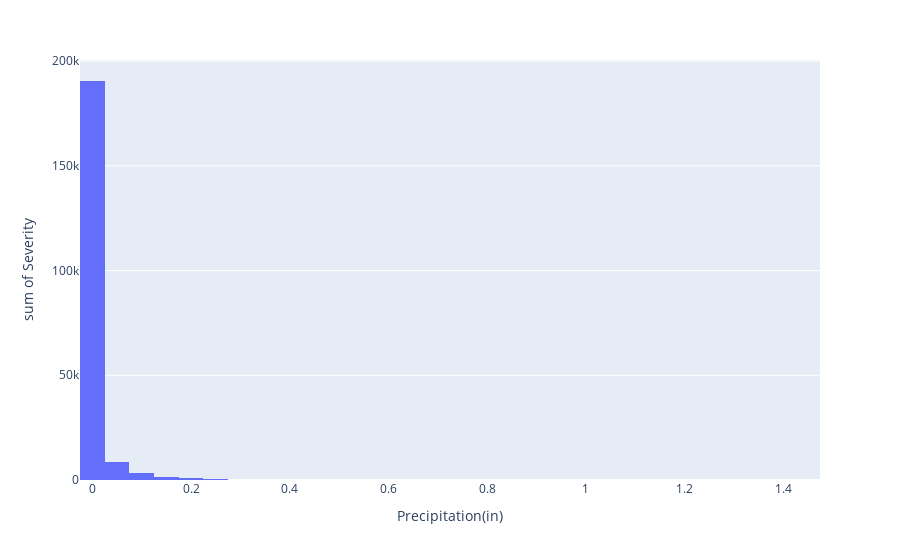

Notebook code cell kept with this figure:
### Code cell
px.histogram(top_precipitation_severties, top_precipitation_severties['Precipitation(in)'], top_precipitation_severties.Severity, nbins=50)

### Figure 1 — Plotly figure (JSON) as saved in the notebook; plotly's stock layout.template omitted (floating-point values rounded to 4 significant figures)
{"data": [{"bingroup": "x", "histfunc": "sum", "hovertemplate": "Precipitation(in)=%{x}<br>sum of Severity=%{y}<extra></extra>", "legendgroup": "", "marker": {"color": "#636efa", "pattern": {"shape": ""}}, "name": "", "nbinsx": 50, "orientation": "v", "showlegend": false, "type": "histogram", "x": [0.0, 0.01, 0.02, 0.03, 0.04, 0.05, 0.06, 0.07, 0.08, 0.09, 0.1, 0.11, 0.12, 0.13, 0.14, 0.15, 0.16, 0.17, 0.18, 0.19, 0.2, 0.21, 0.22, 0.23, 0.24, 0.25, 0.26, 0.27, 0.28, 0.29, 0.3, 0.31, 0.32, 0.33, 0.34, 0.35, 0.36, 0.37, 0.38, 0.39, 0.4, 0.41, 0.42, 0.43, 0.44, 0.45, 0.46, 0.47, 0.48, 0.49, 0.5, 0.51, 0.52, 0.53, 0.54, 0.57, 0.58, 0.6, 0.61, 0.62, 0.63, 0.64, 0.66, 0.67, 0.68, 0.7, 0.71, 0.72, 0.75, 0.76, 0.77, 0.78, 0.82, 0.84, 0.89, 0.93, 0.98, 1.0, 1.01, 1.22, 1.36, 1.47], "xaxis": "x", "y": [179318, 7498, 3672, 2550, 1978, 1596, 1312, 1080, 888, 796, 696, 642, 442, 476, 262, 258, 256, 180, 200, 194, 170, 150, 116, 108, 128, 44, 70, 82, 34, 30, 28, 34, 24, 16, 28, 26, 20, 24, 16, 12, 18, 12, 6, 6, 6, 12, 8, 12, 20, 6, 10, 14, 4, 4, 6, 2, 2, 2, 4, 4, 4, 2, 2, 4, 2, 2, 8, 2, 2, 8, 2, 2, 4, 2, 2, 4, 2, 2, 2, 2, 4, 2], "yaxis": "y"}], "layout": {"barmode": "relative", "legend": {"tracegroupgap": 0}, "margin": {"t": 60}, "xaxis": {"anchor": "y", "domain": [0, 1], "title": {"text": "Precipitation(in)"}}, "yaxis": {"anchor": "x", "domain": [0, 1], "title": {"text": "sum of Severity"}}}}
